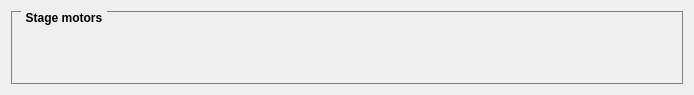
<?xml version="1.0" encoding="UTF-8"?>
<ui version="4.0">
 <class>Form</class>
 <widget class="QWidget" name="Form">
  <property name="geometry">
   <rect>
    <x>0</x>
    <y>0</y>
    <width>694</width>
    <height>95</height>
   </rect>
  </property>
  <property name="windowTitle">
   <string>Stage controls</string>
  </property>
  <layout class="QGridLayout" name="gridLayout">
   <item row="0" column="0">
    <widget class="QGroupBox" name="groupBox">
     <property name="sizePolicy">
      <sizepolicy hsizetype="Preferred" vsizetype="Minimum">
       <horstretch>0</horstretch>
       <verstretch>0</verstretch>
      </sizepolicy>
     </property>
     <property name="styleSheet">
      <string notr="true">QGroupBox {
    border: 1px solid gray;
    margin-top: 0.5em;
 font-weight:bold
}

QGroupBox::title {
    subcontrol-origin: margin;
    left: 10px;
    padding: 0 3px 0 3px;
 font-weight:bold
   
}</string>
     </property>
     <property name="title">
      <string>Stage motors</string>
     </property>
     <property name="alignment">
      <set>Qt::AlignLeading|Qt::AlignLeft|Qt::AlignTop</set>
     </property>
     <property name="flat">
      <bool>false</bool>
     </property>
     <layout class="QGridLayout" name="gridLayout_2">
      <item row="0" column="0">
       <layout class="QGridLayout" name="stage_motors_layout"/>
      </item>
      <item row="1" column="0">
       <spacer name="verticalSpacer">
        <property name="orientation">
         <enum>Qt::Vertical</enum>
        </property>
        <property name="sizeHint" stdset="0">
         <size>
          <width>20</width>
          <height>40</height>
         </size>
        </property>
       </spacer>
      </item>
     </layout>
    </widget>
   </item>
  </layout>
 </widget>
 <resources/>
 <connections/>
</ui>
